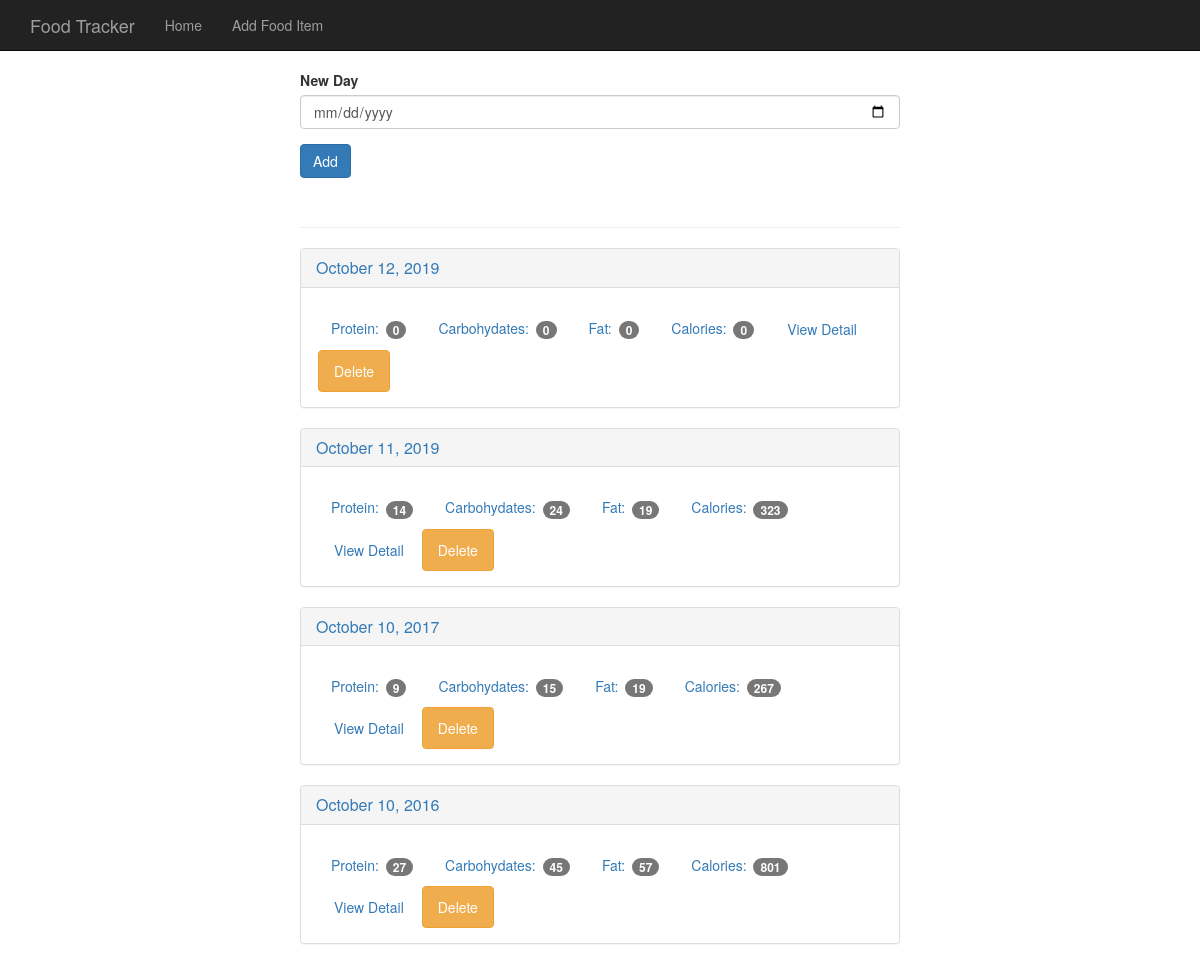
The page / on the database its author committed.
### tables this page shows
CREATE TABLE log_date (
    id integer primary key autoincrement,
    entry_data date not null,
    pretty_format varchar not null,
    timestamp datetime default CURRENT_TIMESTAMP
);

### app.py (the view, shortened to what this page needs)
@app.route('/', methods=['GET', 'POST'])
def index():
    db = get_db()
    log_food_cur = db.execute(
        '''
    SELECT log_date.entry_data, log_date.pretty_format,
    sum(food.protein) as protein, sum(food.carbohydrates) as carbohydrates,
    sum(food.fat) as fat, sum(food.calories) as calories
    FROM log_date
    LEFT JOIN food_date ON log_date.entry_data = food_date.log_date
    LEFT JOIN food on food.id = food_date.food_id
    GROUP by log_date.entry_data
    ORDER by log_date.entry_data DESC;
        ''')
    all_dates = log_food_cur.fetchall()
    request.form = None
    db.close()
    return render_template('index.html', all_dates=all_dates)

### db.py (called while the page is built)
def connect_db():
    sql = sqlite3.connect('food_log.db')
    sql.row_factory = sqlite3.Row
    return sql

def get_db():
    if not hasattr(g, 'sqlite3_db'):
        g.sqlite3_db = connect_db()
    return g.sqlite3_db

### templates/index.html
{% extends "base.html" %}
{% block content %}
<div class="row">
    <div>
        <form method="POST" action="/">
            <div class="form-group">
                <label for="new-day">New Day</label>
                <input type="date" class="form-control" id="new-day" name="new-day">
            </div>
            <button type="submit" class="btn btn-primary">Add</button>
        </form>
        <div class="page-header"></div>
        {% for date in all_dates %}
        <div class="panel panel-default">
            <div class="panel-heading">
                <a class="link" href="/view_day/{{ date.entry_data }}"><h3 class="panel-title">{{ date.pretty_format }}</h3></a>
            </div>
            <div class="panel-body">
                <ul class="nav nav-pills" role="tablist">
                    <li><a>Protein: <span class="badge">{{ date.protein if date.protein != None else 0 }}</span></a></li>
                    <li><a>Carbohydates: <span class="badge">{{ date.carbohydrates if date.carbohydrates != None else 0 }}</span></a></li>
                    <li><a>Fat: <span class="badge">{{ date.fat if date.fat != None else 0 }}</span></a></li>
                    <li><a>Calories: <span class="badge">{{ date.calories if date.calories != None else 0}}</span></a></li>
                    <li><a href="{{ url_for('view_day', date=date.entry_data) }}" type="button" class="btn btn-link">View Detail</a></li>
                    <li><a href="/delete?day={{ date.entry_data }}" type="button" class="btn btn-warning">Delete</a></li>
                </ul>
            </div>
        </div>
        {% endfor %}
    </div>
</div>
{% endblock %}

### templates/base.html (shortened to what this page needs)
<!DOCTYPE html>
<html lang="en">
<head>
    <link href="{{ url_for('static', filename='bootstrap.min.css') }}" rel="stylesheet">
    <link href="{{ url_for('static', filename='theme.css') }}" rel="stylesheet">
</head>
<body>
{% include 'navbar.html' %}
<div class="container theme-showcase col-sm-6 col-sm-offset-3" role="main">
    {% block content %}{% endblock %}
</div>
</body>
</html>

### templates/navbar.html
<nav class="navbar navbar-inverse navbar-fixed-top">
    <div class="container">
        <div class="navbar-header">
            <a class="navbar-brand" href="#">Food Tracker</a>
        </div>
        <div id="navbar" class="navbar-collapse collapse">
            <ul class="nav navbar-nav">
                <li><a href="{{ url_for('index') }}">Home</a></li>
                <li><a href="{{ url_for('add_food') }}">Add Food Item</a></li>
            </ul>
        </div>
    </div>
</nav>

### static/theme.css (style rules this page uses)
body { padding-top: 70px; padding-bottom: 30px; }

### rows shown on the page
log_date: pretty_format "October 12, 2019", protein "0", carbohydrates "0", fat "0", calories "0"
log_date: pretty_format "October 11, 2019", protein "14", carbohydrates "24", fat "19", calories "323"
log_date: pretty_format "October 10, 2017", protein "9", carbohydrates "15", fat "19", calories "267"
log_date: pretty_format "October 10, 2016", protein "27", carbohydrates "45", fat "57", calories "801"
